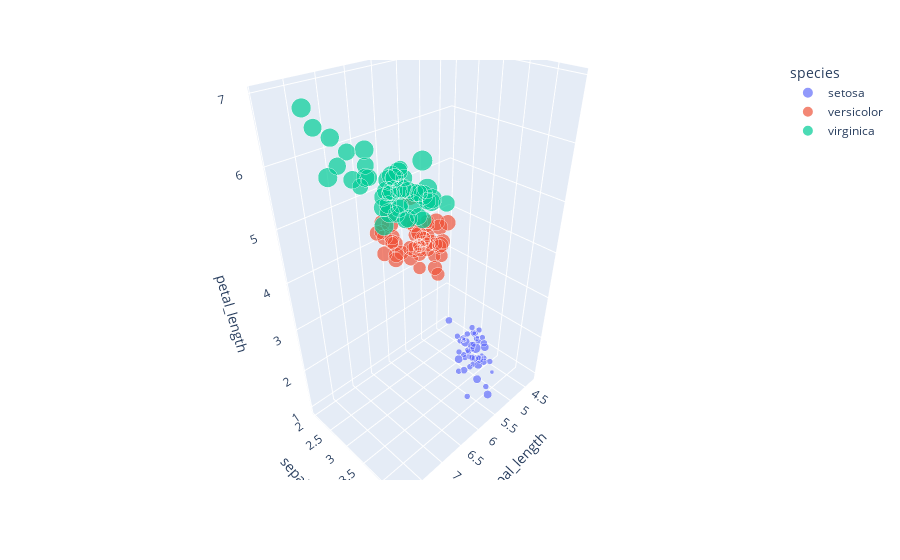

This figure's notebook cell:
### Markdown cell above
# <u>***Dimensions 4***</u> :

### Code cell
import plotly.express as px

fig = px.scatter_3d(df, x="sepal_length", y="sepal_width", z="petal_length", size="petal_width", color="species")
fig.show()

### Figure 1 — Plotly figure (JSON) as saved in the notebook; plotly's stock layout.template omitted (floating-point values rounded to 4 significant figures)
{"data": [{"hovertemplate": "species=setosa<br>sepal_length=%{x}<br>sepal_width=%{y}<br>petal_length=%{z}<br>petal_width=%{marker.size}<extra></extra>", "legendgroup": "setosa", "marker": {"color": "#636efa", "size": [0.2, 0.2, 0.2, 0.2, 0.2, 0.4, 0.3, 0.2, 0.2, 0.1, 0.2, 0.2, 0.1, 0.1, 0.2, 0.4, 0.4, 0.3, 0.3, 0.3, 0.2, 0.4, 0.2, 0.5, 0.2, 0.2, 0.4, 0.2, 0.2, 0.2, 0.2, 0.4, 0.1, 0.2, 0.2, 0.2, 0.2, 0.1, 0.2, 0.2, 0.3, 0.3, 0.2, 0.6, 0.4, 0.3, 0.2, 0.2, 0.2, 0.2], "sizemode": "area", "sizeref": 0.00625, "symbol": "circle"}, "mode": "markers", "name": "setosa", "scene": "scene", "showlegend": true, "type": "scatter3d", "x": [5.1, 4.9, 4.7, 4.6, 5, 5.4, 4.6, 5, 4.4, 4.9, 5.4, 4.8, 4.8, 4.3, 5.8, 5.7, 5.4, 5.1, 5.7, 5.1, 5.4, 5.1, 4.6, 5.1, 4.8, 5, 5, 5.2, 5.2, 4.7, 4.8, 5.4, 5.2, 5.5, 4.9, 5, 5.5, 4.9, 4.4, 5.1, 5, 4.5, 4.4, 5, 5.1, 4.8, 5.1, 4.6, 5.3, 5], "y": [3.5, 3, 3.2, 3.1, 3.6, 3.9, 3.4, 3.4, 2.9, 3.1, 3.7, 3.4, 3, 3, 4, 4.4, 3.9, 3.5, 3.8, 3.8, 3.4, 3.7, 3.6, 3.3, 3.4, 3, 3.4, 3.5, 3.4, 3.2, 3.1, 3.4, 4.1, 4.2, 3.1, 3.2, 3.5, 3.6, 3, 3.4, 3.5, 2.3, 3.2, 3.5, 3.8, 3, 3.8, 3.2, 3.7, 3.3], "z": [1.4, 1.4, 1.3, 1.5, 1.4, 1.7, 1.4, 1.5, 1.4, 1.5, 1.5, 1.6, 1.4, 1.1, 1.2, 1.5, 1.3, 1.4, 1.7, 1.5, 1.7, 1.5, 1, 1.7, 1.9, 1.6, 1.6, 1.5, 1.4, 1.6, 1.6, 1.5, 1.5, 1.4, 1.5, 1.2, 1.3, 1.4, 1.3, 1.5, 1.3, 1.3, 1.3, 1.6, 1.9, 1.4, 1.6, 1.4, 1.5, 1.4]}, {"hovertemplate": "species=versicolor<br>sepal_length=%{x}<br>sepal_width=%{y}<br>petal_length=%{z}<br>petal_width=%{marker.size}<extra></extra>", "legendgroup": "versicolor", "marker": {"color": "#EF553B", "size": [1.4, 1.5, 1.5, 1.3, 1.5, 1.3, 1.6, 1, 1.3, 1.4, 1, 1.5, 1, 1.4, 1.3, 1.4, 1.5, 1, 1.5, 1.1, 1.8, 1.3, 1.5, 1.2, 1.3, 1.4, 1.4, 1.7, 1.5, 1, 1.1, 1, 1.2, 1.6, 1.5, 1.6, 1.5, 1.3, 1.3, 1.3, 1.2, 1.4, 1.2, 1, 1.3, 1.2, 1.3, 1.3, 1.1, 1.3], "sizemode": "area", "sizeref": 0.00625, "symbol": "circle"}, "mode": "markers", "name": "versicolor", "scene": "scene", "showlegend": true, "type": "scatter3d", "x": [7, 6.4, 6.9, 5.5, 6.5, 5.7, 6.3, 4.9, 6.6, 5.2, 5, 5.9, 6, 6.1, 5.6, 6.7, 5.6, 5.8, 6.2, 5.6, 5.9, 6.1, 6.3, 6.1, 6.4, 6.6, 6.8, 6.7, 6, 5.7, 5.5, 5.5, 5.8, 6, 5.4, 6, 6.7, 6.3, 5.6, 5.5, 5.5, 6.1, 5.8, 5, 5.6, 5.7, 5.7, 6.2, 5.1, 5.7], "y": [3.2, 3.2, 3.1, 2.3, 2.8, 2.8, 3.3, 2.4, 2.9, 2.7, 2, 3, 2.2, 2.9, 2.9, 3.1, 3, 2.7, 2.2, 2.5, 3.2, 2.8, 2.5, 2.8, 2.9, 3, 2.8, 3, 2.9, 2.6, 2.4, 2.4, 2.7, 2.7, 3, 3.4, 3.1, 2.3, 3, 2.5, 2.6, 3, 2.6, 2.3, 2.7, 3, 2.9, 2.9, 2.5, 2.8], "z": [4.7, 4.5, 4.9, 4, 4.6, 4.5, 4.7, 3.3, 4.6, 3.9, 3.5, 4.2, 4, 4.7, 3.6, 4.4, 4.5, 4.1, 4.5, 3.9, 4.8, 4, 4.9, 4.7, 4.3, 4.4, 4.8, 5, 4.5, 3.5, 3.8, 3.7, 3.9, 5.1, 4.5, 4.5, 4.7, 4.4, 4.1, 4, 4.4, 4.6, 4, 3.3, 4.2, 4.2, 4.2, 4.3, 3, 4.1]}, {"hovertemplate": "species=virginica<br>sepal_length=%{x}<br>sepal_width=%{y}<br>petal_length=%{z}<br>petal_width=%{marker.size}<extra></extra>", "legendgroup": "virginica", "marker": {"color": "#00cc96", "size": [2.5, 1.9, 2.1, 1.8, 2.2, 2.1, 1.7, 1.8, 1.8, 2.5, 2, 1.9, 2.1, 2, 2.4, 2.3, 1.8, 2.2, 2.3, 1.5, 2.3, 2, 2, 1.8, 2.1, 1.8, 1.8, 1.8, 2.1, 1.6, 1.9, 2, 2.2, 1.5, 1.4, 2.3, 2.4, 1.8, 1.8, 2.1, 2.4, 2.3, 1.9, 2.3, 2.5, 2.3, 1.9, 2, 2.3, 1.8], "sizemode": "area", "sizeref": 0.00625, "symbol": "circle"}, "mode": "markers", "name": "virginica", "scene": "scene", "showlegend": true, "type": "scatter3d", "x": [6.3, 5.8, 7.1, 6.3, 6.5, 7.6, 4.9, 7.3, 6.7, 7.2, 6.5, 6.4, 6.8, 5.7, 5.8, 6.4, 6.5, 7.7, 7.7, 6, 6.9, 5.6, 7.7, 6.3, 6.7, 7.2, 6.2, 6.1, 6.4, 7.2, 7.4, 7.9, 6.4, 6.3, 6.1, 7.7, 6.3, 6.4, 6, 6.9, 6.7, 6.9, 5.8, 6.8, 6.7, 6.7, 6.3, 6.5, 6.2, 5.9], "y": [3.3, 2.7, 3, 2.9, 3, 3, 2.5, 2.9, 2.5, 3.6, 3.2, 2.7, 3, 2.5, 2.8, 3.2, 3, 3.8, 2.6, 2.2, 3.2, 2.8, 2.8, 2.7, 3.3, 3.2, 2.8, 3, 2.8, 3, 2.8, 3.8, 2.8, 2.8, 2.6, 3, 3.4, 3.1, 3, 3.1, 3.1, 3.1, 2.7, 3.2, 3.3, 3, 2.5, 3, 3.4, 3], "z": [6, 5.1, 5.9, 5.6, 5.8, 6.6, 4.5, 6.3, 5.8, 6.1, 5.1, 5.3, 5.5, 5, 5.1, 5.3, 5.5, 6.7, 6.9, 5, 5.7, 4.9, 6.7, 4.9, 5.7, 6, 4.8, 4.9, 5.6, 5.8, 6.1, 6.4, 5.6, 5.1, 5.6, 6.1, 5.6, 5.5, 4.8, 5.4, 5.6, 5.1, 5.1, 5.9, 5.7, 5.2, 5, 5.2, 5.4, 5.1]}], "layout": {"legend": {"itemsizing": "constant", "title": {"text": "species"}, "tracegroupgap": 0}, "margin": {"t": 60}, "scene": {"domain": {"x": [0, 1], "y": [0, 1]}, "xaxis": {"title": {"text": "sepal_length"}}, "yaxis": {"title": {"text": "sepal_width"}}, "zaxis": {"title": {"text": "petal_length"}}}}}
